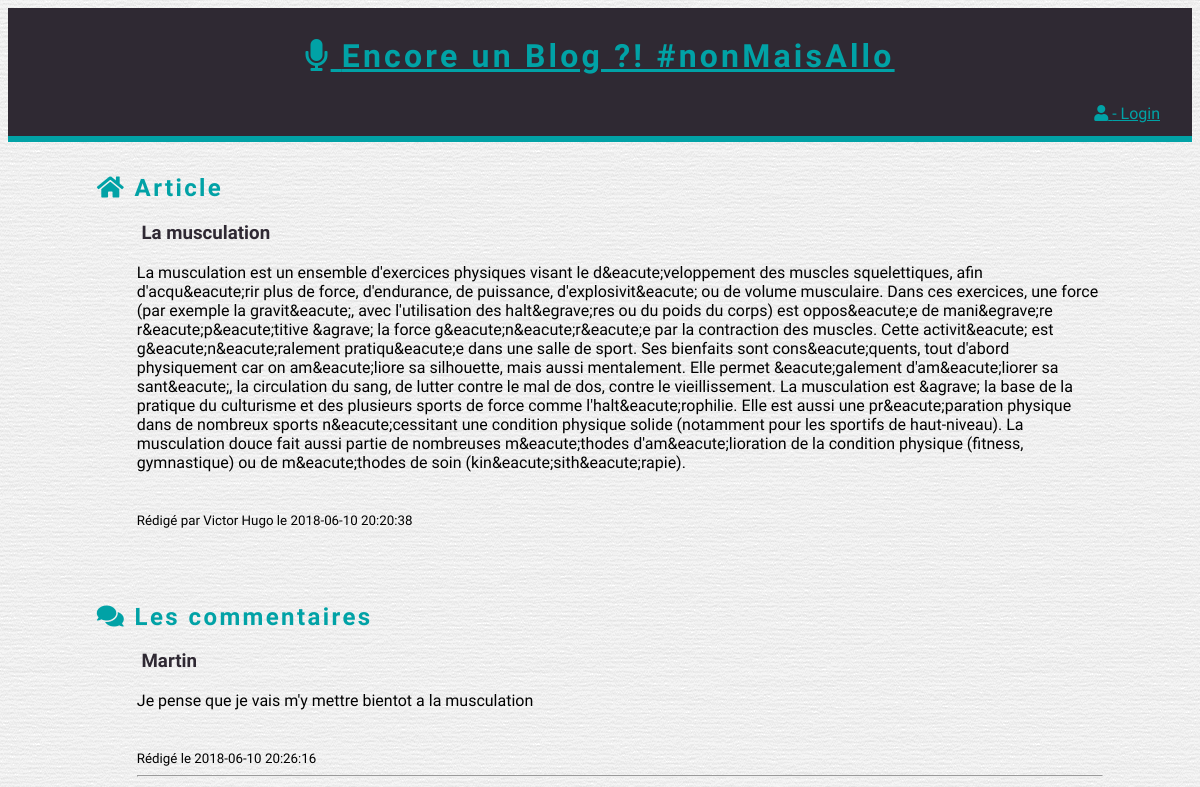
The page /public/oneArticle.php?id=68 (upper part) on the database as committed earlier.
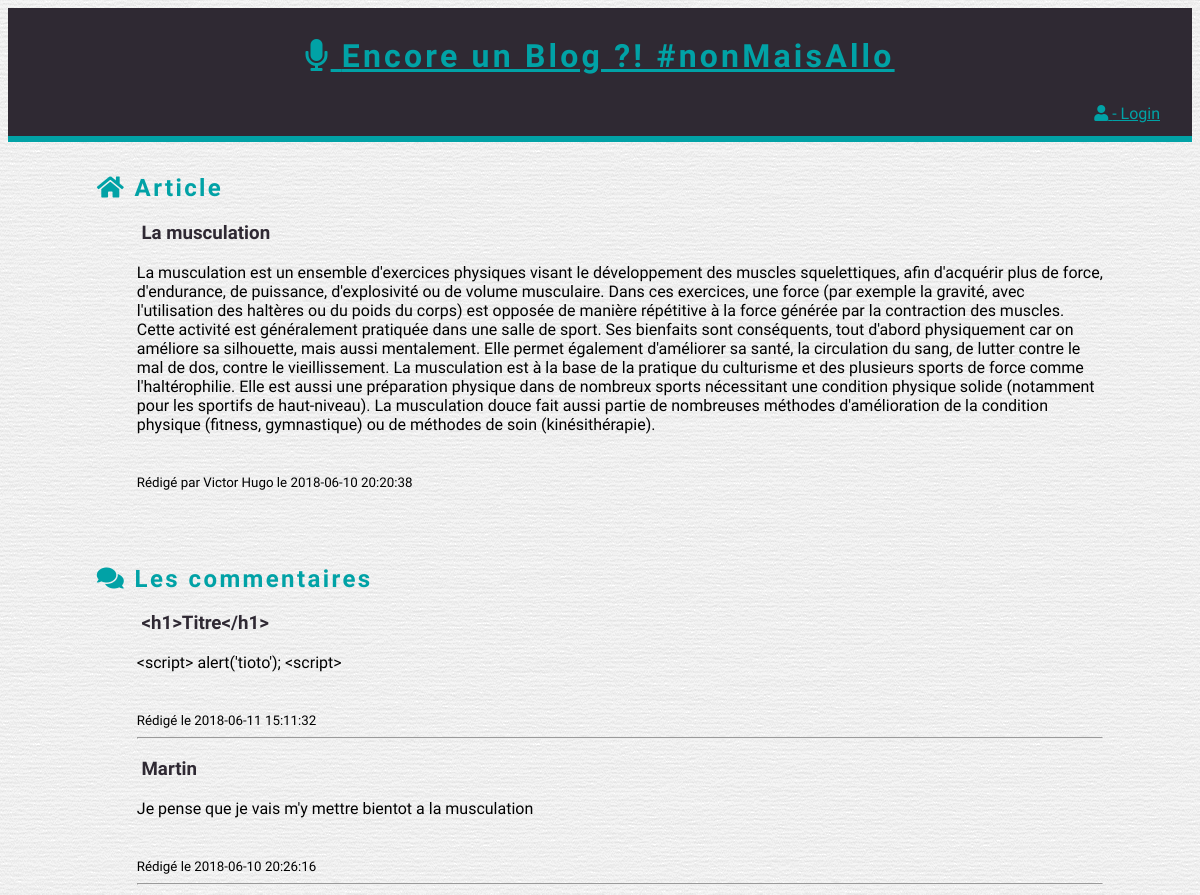
The same page on the database as committed later.
### tables this page shows
CREATE TABLE `article` (
  `id` int(11) NOT NULL,
  `author_id` int(11) NOT NULL,
  `created_at` datetime NOT NULL,
  `update_at` datetime NOT NULL,
  `title` varchar(255) NOT NULL,
  `content` text NOT NULL,
  `category_id` int(11) NOT NULL
);

CREATE TABLE `comment` (
  `id` int(11) NOT NULL,
  `created_at` datetime NOT NULL,
  `pseudo` varchar(255) NOT NULL,
  `content` text NOT NULL,
  `article_id` int(11) NOT NULL
);

CREATE TABLE `author` (
  `id` int(11) NOT NULL,
  `firstname` varchar(255) NOT NULL,
  `lastname` varchar(255) NOT NULL,
  `email` varchar(255) NOT NULL,
  `password` varchar(255) NOT NULL
);

### public/oneArticle.php (called while the page is built, shortened)
<?php
include '../services/blogServices.php';
include '../services/tools.php';
include '../views/header.phtml';
$id = $_GET['id'];
$article = getArticleById($id);
$commentList = getCommentListByArticleID($id);
include '../views/oneArticle.phtml';
include '../views/footer.phtml';

### services/blogServices.php (called while the page is built, shortened)
<?php
function getConnection() {
	$bdd = new PDO('mysql:host=localhost;dbname=blog;charset=utf8', 'root', 'troiswa', array(PDO::ATTR_ERRMODE => PDO::ERRMODE_EXCEPTION));
	$bdd->exec('SET NAMES UTF8');
	return $bdd;
}
function getCommentListByArticleID($id) {
	$bdd = getConnection();
	$statement = $bdd->prepare("
		SELECT created_at, pseudo, content, article_id
		FROM comment
		WHERE article_id LIKE '$id'
		ORDER BY created_at DESC
		");
	$statement->execute();
	$commentList = $statement->fetchAll(PDO::FETCH_ASSOC);
	return $commentList;
}
function getArticleById($id) {
	$bdd = getConnection();
	$statement = $bdd->prepare("
		SELECT article.id,title,content,created_at,author.id AS author_id,author.firstname AS author_firstname, author.lastname AS author_lastname, category_id
		FROM article
		JOIN author ON author.id = article.author_id
		WHERE article.id LIKE '$id'
		");
	$statement->execute();
	$article = $statement->fetch(PDO::FETCH_ASSOC);
	return $article;
}

### services/tools.php (called while the page is built, shortened)
<?php
function pre($thing) {
	print_r($thing);
}
function clean_text($string) {
	$string = trim($string);
	$string = htmlentities($string);
	return $string;
}

### views/oneArticle.phtml (the view, shortened to what this page needs)
<h2><i class="fa fa-home"></i> Article</h2>
 <ul>
		<li class="post">
        <h3>
                <?= clean_text($article['title']) ?>
        </h3>
        <article><?= clean_text($article['content']) ?></article>
        <br><br>
        <small>
            Rédigé par <?= $article['author_firstname'] . " " . $article['author_lastname'] ?> le <?= $article['created_at'] ?>
        </small>
    </li>
</ul>
<br><br>
<h2><i class="fas fa-comments"></i> Les commentaires</h2>
 <ul>
    <?php foreach ($commentList as $comment) : ?>
        <li class="post">
        <h3>
                <?= clean_text($comment['pseudo']) ?>
        </h3>
        <article><?= clean_text($comment['content']) ?></article>
        <br><br>
        <small>
            Rédigé le <?= $comment['created_at'] ?>
        </small>
    </li>
    <hr>
    <?php endforeach; ?>
</ul>
<br><br><br><br><br><br><br><br><br><br><br><br><br><br><br><br>

Rows that differ between the two databases and show on the page:
changed article "La musculation": content "…d'exercices physiques visant le d&eacute;veloppement des muscles squelettiques, afin d'acqu&eacute;rir plus de force, d'endurance, de puissance, d'explosivit&eacute; ou de volume musculaire. Dans ces exercices, une force (par exemple la gravit&eacute;, avec l'utilisation des halt&egrave;res ou du poids du corps) est oppos&eacute;e de mani&egrave;re r&eacute;p&eacute;titive &agrave; la force g&eacute;n&eacute;r&eacute;e par la contraction des muscles. Cette activit&eacute; est g&eacute;n&eacute;ralement pratiqu&eacute;e dans une salle de sport. Ses bienfaits sont cons&eacute;quents, tout d'abord physiquement car on am&eacute;liore sa silhouette, mais aussi mentalement. Elle permet…" → "…d'exercices physiques visant le développement des muscles squelettiques, afin d'acquérir plus de force, d'endurance, de puissance, d'explosivité ou de volume musculaire. Dans ces exercices, une force (par exemple la gravité, avec l'utilisation des haltères ou du poids du corps) est opposée de manière répétitive à la force générée par la contraction des muscles. Cette activité est généralement pratiquée dans une salle de sport. Ses bienfaits sont conséquents, tout d'abord physiquement car on améliore sa silhouette, mais aussi mentalement. Elle permet également d'améliorer sa santé, la circulation du sang, de lutter contre le mal de dos, contre le vieillissement. La musculation est à la base…"
added comment: pseudo "<h1>Titre</h1>", content "<script> alert('tioto'); <script>", created_at "2018-06-11 15:11:32"
